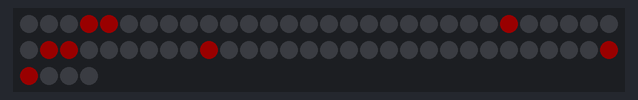
Simulated run of this sketch. Board: Arduino Uno, built with avr-gcc and run on an emulated ATmega328P. Parts: 64 RGB LEDs in strip order, left to right, continuing on the next row. Dim RGB values are drawn brighter than linear.

Above: at 19.8 s.

The sketch:

traffic_light_controller.ino
```cpp
/*
* Two phase traffic signal simulation on 8 x 8 Neopixel Matrix
* FSM Based Control
* Author: Vishweswar Eswaran
*/

#include <Adafruit_NeoPixel.h>
#define pixelPin     8
#define pixelCount   64

int AL_pixel = 3;
int AL_pixel_side = 4;

int AR_pixel = 59;
int AR_pixel_side = 60;

int BL_pixel = 24;
int BL_pixel_side = 32;

int BR_pixel = 31;
int BR_pixel_side = 39;

Adafruit_NeoPixel pixel(pixelCount, pixelPin, NEO_GRB + NEO_KHZ800);


int count = 0;
int counter_max = 100;
int Y_threshold = 15; //green till yellow ~ value * 100 milliseconds
int R_threshold = 10; //yellow till all red ~ value * 100 milliseconds
int SHIFT_threshold = 5; //all red till transition ~ value * 100 milliseconds

enum traffic_light_color {GREEN, YELLOW, RED};
enum traffic_light_ID {AL, AR, BL, BR};

typedef struct traffic_light_model
{
  traffic_light_color my_color;
  traffic_light_ID my_ID;

} traffic_light;

traffic_light A_L; //ID = AL
traffic_light A_R; //ID = AR
traffic_light B_L; //ID = BL
traffic_light B_R; //ID = BR

enum control_state {START, TRANSITION_Y, ALL_R, SHIFTED};
control_state C1;

typedef struct state {
  traffic_light* A_L_ptr;
  traffic_light* A_R_ptr;
  traffic_light* B_L_ptr;
  traffic_light* B_R_ptr;

  traffic_light* last_green_before_all_red;

} signal_state;


void state_init(signal_state * intersection)
{
  intersection->A_L_ptr = &A_L;
  intersection->A_R_ptr = &A_R;
  intersection->B_L_ptr = &B_L;
  intersection->B_R_ptr = &B_R;

  intersection->A_L_ptr->my_color = GREEN;
  intersection->A_L_ptr->my_ID = AL;

  intersection->A_R_ptr->my_color = GREEN;
  intersection->A_R_ptr->my_ID = AR;

  intersection->B_L_ptr->my_color = RED;
  intersection->B_L_ptr->my_ID = BL;

  intersection->B_R_ptr->my_color = RED;
  intersection->B_R_ptr->my_ID = BR;

  intersection->last_green_before_all_red = &A_L;
}

void set_traffic_light_color(traffic_light * T, signal_state * intersection)
{
  switch (T->my_color)
  {
    case GREEN:
      set_green(T, intersection);
      break;
    case YELLOW:
      set_yellow(T);
      break;
    case RED:
      set_red(T);
      break;
    default:
      break;
  }
}

void execute_state(signal_state * intersection)
{
  set_traffic_light_color(intersection->A_L_ptr, intersection);
  set_traffic_light_color(intersection->A_R_ptr, intersection);
  set_traffic_light_color(intersection->B_L_ptr, intersection);
  set_traffic_light_color(intersection->B_R_ptr, intersection);
}


void set_green(traffic_light * T, signal_state * intersection)
{
  if (T->my_ID == AL)
  {
    /* Machine dependent function with I/Os */
    pixel.setPixelColor(AL_pixel, pixel.Color(0, 25, 0));
    pixel.setPixelColor(AL_pixel_side, pixel.Color(0, 25, 0));

    intersection->last_green_before_all_red = &A_L;
  }
  else if (T->my_ID == AR)
  {
    /* Machine dependent function with I/Os */
    pixel.setPixelColor(AR_pixel, pixel.Color(0, 25, 0));
    pixel.setPixelColor(AR_pixel_side, pixel.Color(0, 25, 0));


    intersection->last_green_before_all_red = &A_R;
  }
  else if (T->my_ID == BL)
  {
    /* Machine dependent function with I/Os */
    pixel.setPixelColor(BL_pixel, pixel.Color(0, 25, 0));
    pixel.setPixelColor(BL_pixel_side, pixel.Color(0, 25, 0));

    intersection->last_green_before_all_red = &B_L;
  }
  else if (T->my_ID == BR)
  {
    /* Machine dependent function with I/Os */
    pixel.setPixelColor(BR_pixel, pixel.Color(0, 25, 0));
    pixel.setPixelColor(BR_pixel_side, pixel.Color(0, 25, 0));

    intersection->last_green_before_all_red = &B_R;
  }


}

void set_yellow(traffic_light * T)
{

  if (T->my_ID == AL)
  {
    /* Machine dependent function with I/Os */
    pixel.setPixelColor(AL_pixel, pixel.Color(25, 25, 0));
    pixel.setPixelColor(AL_pixel_side, pixel.Color(25, 25, 0));

  }
  else if (T->my_ID == AR)
  {
    /* Machine dependent function with I/Os */
    pixel.setPixelColor(AR_pixel, pixel.Color(25, 25, 0));
    pixel.setPixelColor(AR_pixel_side, pixel.Color(25, 25, 0));

  }
  else if (T->my_ID == BL)
  {
    /* Machine dependent function with I/Os */
    pixel.setPixelColor(BL_pixel, pixel.Color(25, 25, 0));
    pixel.setPixelColor(BL_pixel_side, pixel.Color(25, 25, 0));

  }
  else if (T->my_ID == BR)
  {
    /* Machine dependent function with I/Os */
    pixel.setPixelColor(BR_pixel, pixel.Color(25, 25, 0));
    pixel.setPixelColor(BR_pixel_side, pixel.Color(25, 25, 0));

  }

}

void set_red(traffic_light * T)
{

  if (T->my_ID == AL)
  {
    /* Machine dependent function with I/Os */
    pixel.setPixelColor(AL_pixel, pixel.Color(25, 0, 0));
    pixel.setPixelColor(AL_pixel_side, pixel.Color(25, 0, 0));
  }
  else if (T->my_ID == AR)
  {
    /* Machine dependent function with I/Os */
    pixel.setPixelColor(AR_pixel, pixel.Color(25, 0, 0));
    pixel.setPixelColor(AR_pixel_side, pixel.Color(25, 0, 0));

  }
  else if (T->my_ID == BL)
  {
    /* Machine dependent function with I/Os */
    pixel.setPixelColor(BL_pixel, pixel.Color(25, 0, 0));
    pixel.setPixelColor(BL_pixel_side, pixel.Color(25, 0, 0));

  }
  else if (T->my_ID == BR)
  {
    /* Machine dependent function with I/Os */
    pixel.setPixelColor(BR_pixel, pixel.Color(25, 0, 0));
    pixel.setPixelColor(BR_pixel_side, pixel.Color(25, 0, 0));

  }

}

void transition_shift(signal_state * intersection)
{
  switch (intersection->last_green_before_all_red->my_ID)
  {
    case AL:
      intersection->A_L_ptr->my_color = RED;
      intersection->A_R_ptr->my_color = RED;
      intersection->B_L_ptr->my_color = GREEN;
      intersection->B_R_ptr->my_color = GREEN;
      break;
    case AR:
      intersection->A_L_ptr->my_color = RED;
      intersection->A_R_ptr->my_color = RED;
      intersection->B_L_ptr->my_color = GREEN;
      intersection->B_R_ptr->my_color = GREEN;
      break;
    case BL:
      intersection->A_L_ptr->my_color = GREEN;
      intersection->A_R_ptr->my_color = GREEN;
      intersection->B_L_ptr->my_color = RED;
      intersection->B_R_ptr->my_color = RED;
      break;
    case BR:
      intersection->A_L_ptr->my_color = GREEN;
      intersection->A_R_ptr->my_color = GREEN;
      intersection->B_L_ptr->my_color = RED;
      intersection->B_R_ptr->my_color = RED;
      break;
    default:
      intersection->A_L_ptr->my_color = GREEN;
      intersection->A_R_ptr->my_color = GREEN;
      intersection->B_L_ptr->my_color = RED;
      intersection->B_R_ptr->my_color = RED;
      break;

  }
}

void  transition_R(signal_state * intersection)
{
  intersection->A_L_ptr->my_color = RED;
  intersection->A_R_ptr->my_color = RED;
  intersection->B_L_ptr->my_color = RED;
  intersection->B_R_ptr->my_color = RED;
}

void  transition_Y(signal_state * intersection)
{
  switch (intersection->last_green_before_all_red->my_ID)
  {
    case AL:
      intersection->A_L_ptr->my_color = YELLOW;
      intersection->A_R_ptr->my_color = YELLOW;
      intersection->B_L_ptr->my_color = RED;
      intersection->B_R_ptr->my_color = RED;
      break;
    case AR:
      intersection->A_L_ptr->my_color = YELLOW;
      intersection->A_R_ptr->my_color = YELLOW;
      intersection->B_L_ptr->my_color = RED;
      intersection->B_R_ptr->my_color = RED;
      break;
    case BL:
      intersection->A_L_ptr->my_color = RED;
      intersection->A_R_ptr->my_color = RED;
      intersection->B_L_ptr->my_color = YELLOW;
      intersection->B_R_ptr->my_color = YELLOW;
      break;
    case BR:
      intersection->A_L_ptr->my_color = RED;
      intersection->A_R_ptr->my_color = RED;
      intersection->B_L_ptr->my_color = YELLOW;
      intersection->B_R_ptr->my_color = YELLOW;
      break;
    default:
      intersection->A_L_ptr->my_color = YELLOW;
      intersection->A_R_ptr->my_color = YELLOW;
      intersection->B_L_ptr->my_color = RED;
      intersection->B_R_ptr->my_color = RED;
      break;

  }
}


void countUp()
{
  delay(100);
  count++;
  if (count == counter_max)
    count = 0;
}

int roadAL[8] = {2, 13, 18, 29, 34, 45, 50, 61};
int roadAL_side[8] = {1, 14, 17, 30, 33, 46, 49, 62};

int roadAR[8] = {5, 10, 21, 26, 37, 42, 53, 58};
int roadAR_side[8] = {6, 9, 22, 25, 38, 41, 54, 57};


int roadBR[8] = {40, 41, 42, 43, 44, 45, 46, 47};
int roadBR_side[8] = {55, 54, 53, 52, 51, 50, 49, 48};

int roadBL[8] = {15, 14, 13, 12, 11, 10, 9, 8};
int roadBL_side[8] = {16, 17, 18, 19, 20, 21, 22, 23};

void driveB(int delayTime)
{
  for(int i = 0; i <= 7; i++)
  {
    pixel.setPixelColor(roadBR[i], pixel.Color(0, 25, 50));
    pixel.setPixelColor(roadBR_side[i], pixel.Color(50, 0, 25));

    pixel.setPixelColor(roadBL[i], pixel.Color(0, 25, 50));
    pixel.setPixelColor(roadBL_side[i], pixel.Color(50, 0, 25));
    pixel.show();
    delay(delayTime);
    pixel.setPixelColor(roadBR[i], pixel.Color(0, 0, 0));
    pixel.setPixelColor(roadBR_side[i], pixel.Color(0, 0, 0));

    pixel.setPixelColor(roadBL[i], pixel.Color(0, 0, 0));
    pixel.setPixelColor(roadBL_side[i], pixel.Color(0, 0, 0));
    pixel.show();
  }

}


void driveA(int delayTime)
{
  for(int i = 0, j = 7; i <= 7; i++, j--)
  {
    pixel.setPixelColor(roadAL[j], pixel.Color(0, 25, 50));
    pixel.setPixelColor(roadAL_side[j], pixel.Color(50, 0, 25));

    pixel.setPixelColor(roadAR[i], pixel.Color(0, 25, 50));
    pixel.setPixelColor(roadAR_side[i], pixel.Color(50, 0, 25));
    pixel.show();
    delay(delayTime);
    pixel.setPixelColor(roadAL[j], pixel.Color(0, 0, 0));
    pixel.setPixelColor(roadAL_side[j], pixel.Color(0, 0, 0));
    pixel.setPixelColor(roadAR[i], pixel.Color(0, 0, 0));
    pixel.setPixelColor(roadAR_side[i], pixel.Color(0, 0, 0));
    pixel.show();
  }

}

void control_logic(bool reset, signal_state * intersection)
{

  countUp(); //increment the counter

  switch (C1) {

    case (START):

      state_init(intersection);

      if(intersection->last_green_before_all_red->my_ID == AL || intersection->last_green_before_all_red->my_ID == AR)
        driveA(100);
      else if(intersection->last_green_before_all_red->my_ID == BL || intersection->last_green_before_all_red->my_ID == BR)
        driveB(100);

      if (reset)
        C1 =  START;
      else if (count >= Y_threshold) {
        C1 = TRANSITION_Y;
        transition_Y(intersection);
        count = 0; //reset the counter
      }
      else
        C1 = START;
      break;

    case (TRANSITION_Y):

      execute_state(intersection); //executes state

      if(intersection->last_green_before_all_red->my_ID == AL || intersection->last_green_before_all_red->my_ID == AR)
        driveA(50);
      else if(intersection->last_green_before_all_red->my_ID == BL || intersection->last_green_before_all_red->my_ID == BR)
        driveB(50);

      if (reset)
        C1 =  START;
      else if (count >= R_threshold) {
        C1 = ALL_R;
        transition_R(intersection);
        count = 0; //reset the counter
      }
      else
        C1 = TRANSITION_Y;
      break;

    case (ALL_R):
      execute_state(intersection);

      if (reset)
        C1 =  START;
      else if (count >= SHIFT_threshold) {
        C1 = SHIFTED;
        transition_shift(intersection);
        count = 0; //reset the counter
      }
      else
        C1 = ALL_R;
      break;

    case (SHIFTED):

      execute_state(intersection);

       if(intersection->last_green_before_all_red->my_ID == AL || intersection->last_green_before_all_red->my_ID == AR)
        driveA(100);
      else if(intersection->last_green_before_all_red->my_ID == BL || intersection->last_green_before_all_red->my_ID == BR)
        driveB(100);

      if (reset)
        C1 =  START;
      else if (count >= Y_threshold) {
        C1 = TRANSITION_Y;
        transition_Y(intersection);
        count = 0; //reset the counter
      }
      else
        C1 = SHIFTED;
      break;

  }
}


signal_state uoft_intersection; //the intersection name

void setup() {

  count = 0;
  control_state C1 = START;

  pixel.begin();
  pixel.clear();
 state_init(&uoft_intersection);
 execute_state(&uoft_intersection);
  pixel.show();
}

void loop() {

  control_logic(false, &uoft_intersection);
  pixel.show();
}
```
